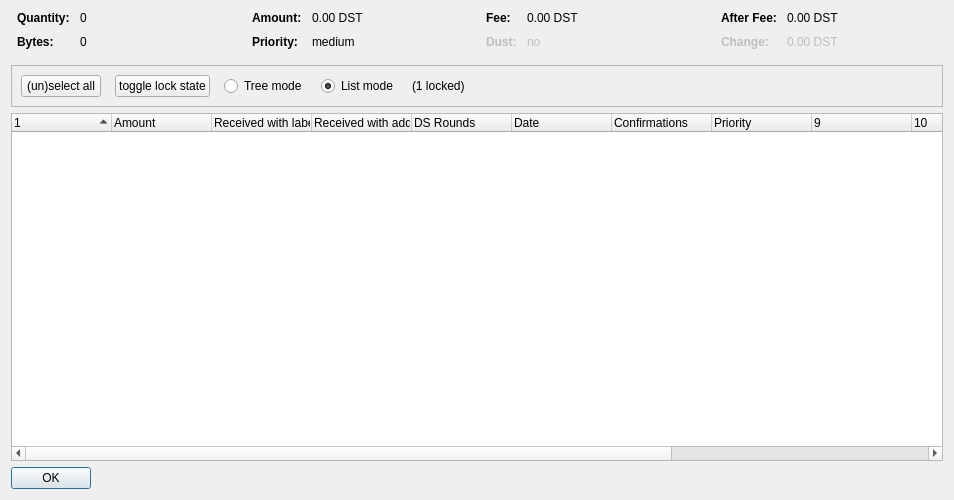
<?xml version="1.0" encoding="UTF-8"?>
<ui version="4.0">
 <class>CoinControlDialog</class>
 <widget class="QDialog" name="CoinControlDialog">
  <property name="geometry">
   <rect>
    <x>0</x>
    <y>0</y>
    <width>954</width>
    <height>500</height>
   </rect>
  </property>
  <property name="windowTitle">
   <string>Coin Selection</string>
  </property>
  <layout class="QVBoxLayout" name="verticalLayout">
   <item>
    <layout class="QHBoxLayout" name="horizontalLayoutTop" stretch="0,0,0,0">
     <property name="topMargin">
      <number>0</number>
     </property>
     <property name="bottomMargin">
      <number>10</number>
     </property>
     <item>
      <layout class="QFormLayout" name="formLayoutCoinControl1">
       <property name="horizontalSpacing">
        <number>10</number>
       </property>
       <property name="verticalSpacing">
        <number>10</number>
       </property>
       <property name="leftMargin">
        <number>6</number>
       </property>
       <property name="rightMargin">
        <number>6</number>
       </property>
       <item row="0" column="0">
        <widget class="QLabel" name="labelCoinControlQuantityText">
         <property name="font">
          <font>
           <weight>75</weight>
           <bold>true</bold>
          </font>
         </property>
         <property name="text">
          <string>Quantity:</string>
         </property>
        </widget>
       </item>
       <item row="0" column="1">
        <widget class="QLabel" name="labelCoinControlQuantity">
         <property name="cursor">
          <cursorShape>IBeamCursor</cursorShape>
         </property>
         <property name="contextMenuPolicy">
          <enum>Qt::ActionsContextMenu</enum>
         </property>
         <property name="text">
          <string notr="true">0</string>
         </property>
         <property name="textInteractionFlags">
          <set>Qt::LinksAccessibleByMouse|Qt::TextSelectableByKeyboard|Qt::TextSelectableByMouse</set>
         </property>
        </widget>
       </item>
       <item row="1" column="0">
        <widget class="QLabel" name="labelCoinControlBytesText">
         <property name="font">
          <font>
           <weight>75</weight>
           <bold>true</bold>
          </font>
         </property>
         <property name="text">
          <string>Bytes:</string>
         </property>
        </widget>
       </item>
       <item row="1" column="1">
        <widget class="QLabel" name="labelCoinControlBytes">
         <property name="cursor">
          <cursorShape>IBeamCursor</cursorShape>
         </property>
         <property name="contextMenuPolicy">
          <enum>Qt::ActionsContextMenu</enum>
         </property>
         <property name="text">
          <string notr="true">0</string>
         </property>
         <property name="textInteractionFlags">
          <set>Qt::LinksAccessibleByMouse|Qt::TextSelectableByKeyboard|Qt::TextSelectableByMouse</set>
         </property>
        </widget>
       </item>
      </layout>
     </item>
     <item>
      <layout class="QFormLayout" name="formLayoutCoinControl2">
       <property name="horizontalSpacing">
        <number>10</number>
       </property>
       <property name="verticalSpacing">
        <number>10</number>
       </property>
       <property name="leftMargin">
        <number>6</number>
       </property>
       <property name="rightMargin">
        <number>6</number>
       </property>
       <item row="0" column="0">
        <widget class="QLabel" name="labelCoinControlAmountText">
         <property name="font">
          <font>
           <weight>75</weight>
           <bold>true</bold>
          </font>
         </property>
         <property name="text">
          <string>Amount:</string>
         </property>
        </widget>
       </item>
       <item row="0" column="1">
        <widget class="QLabel" name="labelCoinControlAmount">
         <property name="cursor">
          <cursorShape>IBeamCursor</cursorShape>
         </property>
         <property name="contextMenuPolicy">
          <enum>Qt::ActionsContextMenu</enum>
         </property>
         <property name="text">
          <string notr="true">0.00 DST</string>
         </property>
         <property name="textInteractionFlags">
          <set>Qt::LinksAccessibleByMouse|Qt::TextSelectableByKeyboard|Qt::TextSelectableByMouse</set>
         </property>
        </widget>
       </item>
       <item row="1" column="0">
        <widget class="QLabel" name="labelCoinControlPriorityText">
         <property name="font">
          <font>
           <weight>75</weight>
           <bold>true</bold>
          </font>
         </property>
         <property name="text">
          <string>Priority:</string>
         </property>
        </widget>
       </item>
       <item row="1" column="1">
        <widget class="QLabel" name="labelCoinControlPriority">
         <property name="cursor">
          <cursorShape>IBeamCursor</cursorShape>
         </property>
         <property name="contextMenuPolicy">
          <enum>Qt::ActionsContextMenu</enum>
         </property>
         <property name="text">
          <string>medium</string>
         </property>
         <property name="textInteractionFlags">
          <set>Qt::LinksAccessibleByMouse|Qt::TextSelectableByKeyboard|Qt::TextSelectableByMouse</set>
         </property>
        </widget>
       </item>
      </layout>
     </item>
     <item>
      <layout class="QFormLayout" name="formLayoutCoinControl3">
       <property name="horizontalSpacing">
        <number>10</number>
       </property>
       <property name="verticalSpacing">
        <number>10</number>
       </property>
       <property name="leftMargin">
        <number>6</number>
       </property>
       <property name="rightMargin">
        <number>6</number>
       </property>
       <item row="0" column="0">
        <widget class="QLabel" name="labelCoinControlFeeText">
         <property name="font">
          <font>
           <weight>75</weight>
           <bold>true</bold>
          </font>
         </property>
         <property name="text">
          <string>Fee:</string>
         </property>
        </widget>
       </item>
       <item row="0" column="1">
        <widget class="QLabel" name="labelCoinControlFee">
         <property name="cursor">
          <cursorShape>IBeamCursor</cursorShape>
         </property>
         <property name="contextMenuPolicy">
          <enum>Qt::ActionsContextMenu</enum>
         </property>
         <property name="text">
          <string notr="true">0.00 DST</string>
         </property>
         <property name="textInteractionFlags">
          <set>Qt::LinksAccessibleByMouse|Qt::TextSelectableByKeyboard|Qt::TextSelectableByMouse</set>
         </property>
        </widget>
       </item>
       <item row="1" column="0">
        <widget class="QLabel" name="labelCoinControlLowOutputText">
         <property name="enabled">
          <bool>false</bool>
         </property>
         <property name="font">
          <font>
           <weight>75</weight>
           <bold>true</bold>
          </font>
         </property>
         <property name="text">
          <string>Dust:</string>
         </property>
        </widget>
       </item>
       <item row="1" column="1">
        <widget class="QLabel" name="labelCoinControlLowOutput">
         <property name="enabled">
          <bool>false</bool>
         </property>
         <property name="cursor">
          <cursorShape>IBeamCursor</cursorShape>
         </property>
         <property name="contextMenuPolicy">
          <enum>Qt::ActionsContextMenu</enum>
         </property>
         <property name="text">
          <string>no</string>
         </property>
         <property name="textInteractionFlags">
          <set>Qt::LinksAccessibleByMouse|Qt::TextSelectableByKeyboard|Qt::TextSelectableByMouse</set>
         </property>
        </widget>
       </item>
      </layout>
     </item>
     <item>
      <layout class="QFormLayout" name="formLayoutCoinControl4">
       <property name="horizontalSpacing">
        <number>10</number>
       </property>
       <property name="verticalSpacing">
        <number>10</number>
       </property>
       <property name="leftMargin">
        <number>6</number>
       </property>
       <property name="rightMargin">
        <number>6</number>
       </property>
       <item row="0" column="0">
        <widget class="QLabel" name="labelCoinControlAfterFeeText">
         <property name="font">
          <font>
           <weight>75</weight>
           <bold>true</bold>
          </font>
         </property>
         <property name="text">
          <string>After Fee:</string>
         </property>
        </widget>
       </item>
       <item row="0" column="1">
        <widget class="QLabel" name="labelCoinControlAfterFee">
         <property name="cursor">
          <cursorShape>IBeamCursor</cursorShape>
         </property>
         <property name="contextMenuPolicy">
          <enum>Qt::ActionsContextMenu</enum>
         </property>
         <property name="text">
          <string notr="true">0.00 DST</string>
         </property>
         <property name="textInteractionFlags">
          <set>Qt::LinksAccessibleByMouse|Qt::TextSelectableByKeyboard|Qt::TextSelectableByMouse</set>
         </property>
        </widget>
       </item>
       <item row="1" column="0">
        <widget class="QLabel" name="labelCoinControlChangeText">
         <property name="enabled">
          <bool>false</bool>
         </property>
         <property name="font">
          <font>
           <weight>75</weight>
           <bold>true</bold>
          </font>
         </property>
         <property name="text">
          <string>Change:</string>
         </property>
        </widget>
       </item>
       <item row="1" column="1">
        <widget class="QLabel" name="labelCoinControlChange">
         <property name="enabled">
          <bool>false</bool>
         </property>
         <property name="cursor">
          <cursorShape>IBeamCursor</cursorShape>
         </property>
         <property name="contextMenuPolicy">
          <enum>Qt::ActionsContextMenu</enum>
         </property>
         <property name="text">
          <string notr="true">0.00 DST</string>
         </property>
         <property name="textInteractionFlags">
          <set>Qt::LinksAccessibleByMouse|Qt::TextSelectableByKeyboard|Qt::TextSelectableByMouse</set>
         </property>
        </widget>
       </item>
      </layout>
     </item>
    </layout>
   </item>
   <item>
    <widget class="QFrame" name="frame">
     <property name="minimumSize">
      <size>
       <width>0</width>
       <height>40</height>
      </size>
     </property>
     <property name="frameShape">
      <enum>QFrame::StyledPanel</enum>
     </property>
     <property name="frameShadow">
      <enum>QFrame::Sunken</enum>
     </property>
     <layout class="QHBoxLayout" name="horizontalLayout">
      <item>
       <layout class="QHBoxLayout" name="horizontalLayoutPanel" stretch="0,0,0,0,0,0">
        <property name="spacing">
         <number>14</number>
        </property>
        <item>
         <widget class="QPushButton" name="pushButtonSelectAll">
          <property name="sizePolicy">
           <sizepolicy hsizetype="Maximum" vsizetype="Fixed">
            <horstretch>0</horstretch>
            <verstretch>0</verstretch>
           </sizepolicy>
          </property>
          <property name="text">
           <string>(un)select all</string>
          </property>
          <property name="autoDefault">
           <bool>false</bool>
          </property>
         </widget>
        </item>
        <item>
         <widget class="QPushButton" name="pushButtonToggleLock">
          <property name="sizePolicy">
           <sizepolicy hsizetype="Maximum" vsizetype="Fixed">
            <horstretch>0</horstretch>
            <verstretch>0</verstretch>
           </sizepolicy>
          </property>
          <property name="text">
           <string>toggle lock state</string>
          </property>
          <property name="autoDefault">
           <bool>false</bool>
          </property>
         </widget>
        </item>
        <item>
         <widget class="QRadioButton" name="radioTreeMode">
          <property name="sizePolicy">
           <sizepolicy hsizetype="Maximum" vsizetype="Fixed">
            <horstretch>0</horstretch>
            <verstretch>0</verstretch>
           </sizepolicy>
          </property>
          <property name="text">
           <string>Tree mode</string>
          </property>
         </widget>
        </item>
        <item>
         <widget class="QRadioButton" name="radioListMode">
          <property name="sizePolicy">
           <sizepolicy hsizetype="Maximum" vsizetype="Fixed">
            <horstretch>0</horstretch>
            <verstretch>0</verstretch>
           </sizepolicy>
          </property>
          <property name="text">
           <string>List mode</string>
          </property>
          <property name="checked">
           <bool>true</bool>
          </property>
         </widget>
        </item>
        <item>
         <widget class="QLabel" name="labelLocked">
          <property name="text">
           <string>(1 locked)</string>
          </property>
         </widget>
        </item>
        <item>
         <spacer name="horizontalSpacer">
          <property name="orientation">
           <enum>Qt::Horizontal</enum>
          </property>
          <property name="sizeHint" stdset="0">
           <size>
            <width>40</width>
            <height>20</height>
           </size>
          </property>
         </spacer>
        </item>
       </layout>
      </item>
     </layout>
    </widget>
   </item>
   <item>
    <widget class="CoinControlTreeWidget" name="treeWidget">
     <property name="contextMenuPolicy">
      <enum>Qt::CustomContextMenu</enum>
     </property>
     <property name="sortingEnabled">
      <bool>false</bool>
     </property>
     <property name="columnCount">
      <number>13</number>
     </property>
     <attribute name="headerShowSortIndicator" stdset="0">
      <bool>true</bool>
     </attribute>
     <attribute name="headerStretchLastSection">
      <bool>false</bool>
     </attribute>
     <column>
      <property name="text">
       <string/>
      </property>
     </column>
     <column>
      <property name="text">
       <string>Amount</string>
      </property>
     </column>
     <column>
      <property name="text">
       <string>Received with label</string>
      </property>
     </column>
     <column>
      <property name="text">
       <string>Received with address</string>
      </property>
     </column>
     <column>
      <property name="text">
       <string>DS Rounds</string>
      </property>
     </column>
     <column>
      <property name="text">
       <string>Date</string>
      </property>
     </column>
     <column>
      <property name="text">
       <string>Confirmations</string>
      </property>
      <property name="toolTip">
       <string>Confirmed</string>
      </property>
     </column>
     <column>
      <property name="text">
       <string>Priority</string>
      </property>
     </column>
     <column>
      <property name="text">
       <string/>
      </property>
     </column>
     <column>
      <property name="text">
       <string/>
      </property>
     </column>
     <column>
      <property name="text">
       <string/>
      </property>
     </column>
     <column>
      <property name="text">
       <string/>
      </property>
     </column>
     <column>
      <property name="text">
       <string/>
      </property>
     </column>
    </widget>
   </item>
   <item>
    <widget class="QDialogButtonBox" name="buttonBox">
     <property name="sizePolicy">
      <sizepolicy hsizetype="Maximum" vsizetype="Fixed">
       <horstretch>0</horstretch>
       <verstretch>0</verstretch>
      </sizepolicy>
     </property>
     <property name="orientation">
      <enum>Qt::Horizontal</enum>
     </property>
     <property name="standardButtons">
      <set>QDialogButtonBox::Ok</set>
     </property>
    </widget>
   </item>
  </layout>
 </widget>
 <customwidgets>
  <customwidget>
   <class>CoinControlTreeWidget</class>
   <extends>QTreeWidget</extends>
   <header>coincontroltreewidget.h</header>
  </customwidget>
 </customwidgets>
 <resources/>
 <connections/>
</ui>
